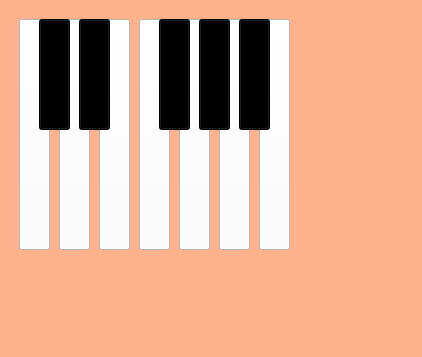
<?xml version="1.0" encoding="UTF-8"?>
<ui version="4.0">
 <class>MainWindow</class>
 <widget class="QMainWindow" name="MainWindow">
  <property name="geometry">
   <rect>
    <x>0</x>
    <y>0</y>
    <width>422</width>
    <height>357</height>
   </rect>
  </property>
  <property name="windowTitle">
   <string>MainWindow</string>
  </property>
  <property name="styleSheet">
   <string notr="true">background:#ffb28b;</string>
  </property>
  <widget class="QWidget" name="centralwidget">
   <layout class="QHBoxLayout" name="horizontalLayout">
    <item>
     <widget class="QWidget" name="widget" native="true">
      <widget class="QPushButton" name="btn_11">
       <property name="geometry">
        <rect>
         <x>190</x>
         <y>10</y>
         <width>31</width>
         <height>111</height>
        </rect>
       </property>
       <property name="styleSheet">
        <string notr="true">background: black;</string>
       </property>
       <property name="text">
        <string/>
       </property>
       <attribute name="buttonGroup">
        <string notr="true">btns</string>
       </attribute>
      </widget>
      <widget class="QPushButton" name="btn_5">
       <property name="geometry">
        <rect>
         <x>170</x>
         <y>10</y>
         <width>31</width>
         <height>231</height>
        </rect>
       </property>
       <property name="styleSheet">
        <string notr="true">background: white;</string>
       </property>
       <property name="text">
        <string/>
       </property>
       <attribute name="buttonGroup">
        <string notr="true">btns</string>
       </attribute>
      </widget>
      <widget class="QPushButton" name="btn_3">
       <property name="geometry">
        <rect>
         <x>90</x>
         <y>10</y>
         <width>31</width>
         <height>231</height>
        </rect>
       </property>
       <property name="styleSheet">
        <string notr="true">background: white;</string>
       </property>
       <property name="text">
        <string/>
       </property>
       <attribute name="buttonGroup">
        <string notr="true">btns</string>
       </attribute>
      </widget>
      <widget class="QPushButton" name="btn_12">
       <property name="geometry">
        <rect>
         <x>230</x>
         <y>10</y>
         <width>31</width>
         <height>111</height>
        </rect>
       </property>
       <property name="styleSheet">
        <string notr="true">background: black;</string>
       </property>
       <property name="text">
        <string/>
       </property>
       <attribute name="buttonGroup">
        <string notr="true">btns</string>
       </attribute>
      </widget>
      <widget class="QPushButton" name="btn_1">
       <property name="geometry">
        <rect>
         <x>10</x>
         <y>10</y>
         <width>31</width>
         <height>231</height>
        </rect>
       </property>
       <property name="styleSheet">
        <string notr="true">background: white;</string>
       </property>
       <property name="text">
        <string/>
       </property>
       <attribute name="buttonGroup">
        <string notr="true">btns</string>
       </attribute>
      </widget>
      <widget class="QPushButton" name="btn_9">
       <property name="geometry">
        <rect>
         <x>70</x>
         <y>10</y>
         <width>31</width>
         <height>111</height>
        </rect>
       </property>
       <property name="styleSheet">
        <string notr="true">background: black;</string>
       </property>
       <property name="text">
        <string/>
       </property>
       <attribute name="buttonGroup">
        <string notr="true">btns</string>
       </attribute>
      </widget>
      <widget class="QPushButton" name="btn_4">
       <property name="geometry">
        <rect>
         <x>130</x>
         <y>10</y>
         <width>31</width>
         <height>231</height>
        </rect>
       </property>
       <property name="styleSheet">
        <string notr="true">background: white;</string>
       </property>
       <property name="text">
        <string/>
       </property>
       <attribute name="buttonGroup">
        <string notr="true">btns</string>
       </attribute>
      </widget>
      <widget class="QPushButton" name="btn_10">
       <property name="geometry">
        <rect>
         <x>150</x>
         <y>10</y>
         <width>31</width>
         <height>111</height>
        </rect>
       </property>
       <property name="styleSheet">
        <string notr="true">background: black;</string>
       </property>
       <property name="text">
        <string/>
       </property>
       <attribute name="buttonGroup">
        <string notr="true">btns</string>
       </attribute>
      </widget>
      <widget class="QPushButton" name="btn_2">
       <property name="geometry">
        <rect>
         <x>50</x>
         <y>10</y>
         <width>31</width>
         <height>231</height>
        </rect>
       </property>
       <property name="styleSheet">
        <string notr="true">background: white;</string>
       </property>
       <property name="text">
        <string/>
       </property>
       <attribute name="buttonGroup">
        <string notr="true">btns</string>
       </attribute>
      </widget>
      <widget class="QPushButton" name="btn_7">
       <property name="geometry">
        <rect>
         <x>250</x>
         <y>10</y>
         <width>31</width>
         <height>231</height>
        </rect>
       </property>
       <property name="styleSheet">
        <string notr="true">background: white;</string>
       </property>
       <property name="text">
        <string/>
       </property>
       <attribute name="buttonGroup">
        <string notr="true">btns</string>
       </attribute>
      </widget>
      <widget class="QPushButton" name="btn_8">
       <property name="geometry">
        <rect>
         <x>30</x>
         <y>10</y>
         <width>31</width>
         <height>111</height>
        </rect>
       </property>
       <property name="styleSheet">
        <string notr="true">background: black;</string>
       </property>
       <property name="text">
        <string/>
       </property>
       <attribute name="buttonGroup">
        <string notr="true">btns</string>
       </attribute>
      </widget>
      <widget class="QPushButton" name="btn_6">
       <property name="geometry">
        <rect>
         <x>210</x>
         <y>10</y>
         <width>31</width>
         <height>231</height>
        </rect>
       </property>
       <property name="styleSheet">
        <string notr="true">background: white;</string>
       </property>
       <property name="text">
        <string/>
       </property>
       <attribute name="buttonGroup">
        <string notr="true">btns</string>
       </attribute>
      </widget>
      <zorder>btn_5</zorder>
      <zorder>btn_3</zorder>
      <zorder>btn_1</zorder>
      <zorder>btn_4</zorder>
      <zorder>btn_2</zorder>
      <zorder>btn_7</zorder>
      <zorder>btn_6</zorder>
      <zorder>btn_8</zorder>
      <zorder>btn_9</zorder>
      <zorder>btn_10</zorder>
      <zorder>btn_11</zorder>
      <zorder>btn_12</zorder>
     </widget>
    </item>
   </layout>
  </widget>
  <widget class="QMenuBar" name="menubar">
   <property name="geometry">
    <rect>
     <x>0</x>
     <y>0</y>
     <width>422</width>
     <height>19</height>
    </rect>
   </property>
  </widget>
  <widget class="QStatusBar" name="statusbar"/>
 </widget>
 <resources/>
 <connections/>
 <buttongroups>
  <buttongroup name="btns"/>
 </buttongroups>
</ui>
